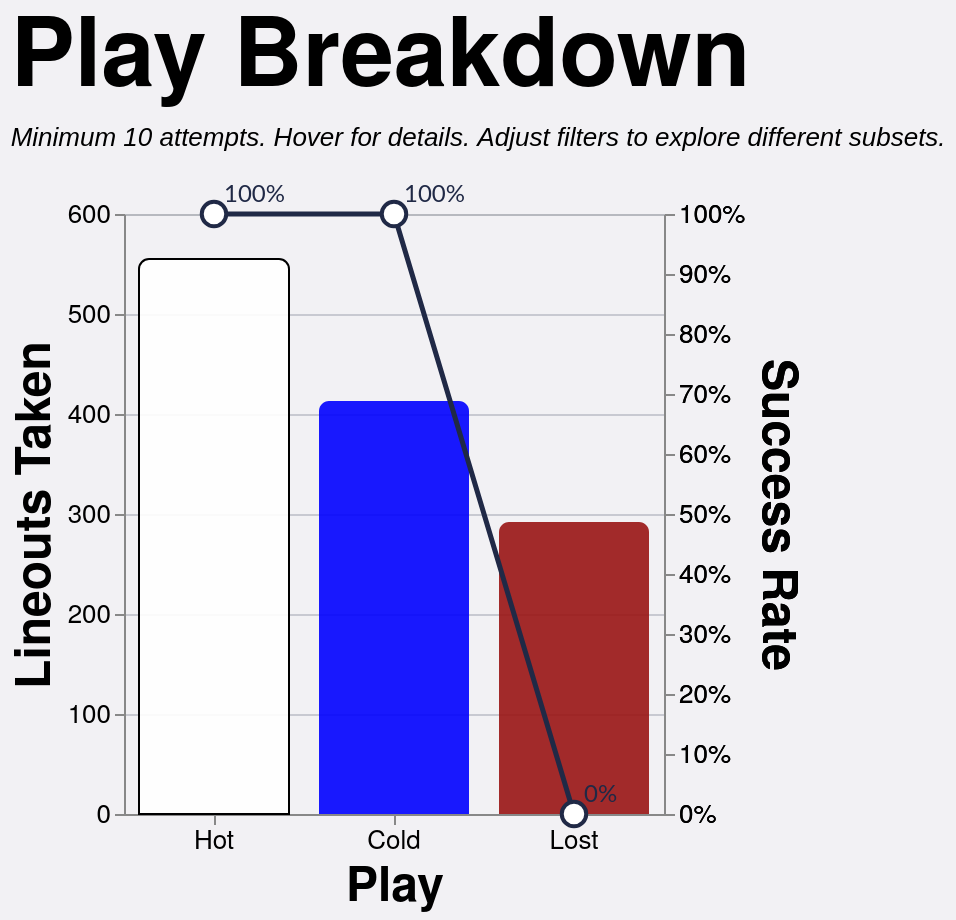

The specification (Vega-Lite) saved for this image:
### Vega-Lite specification from a JSON file in a GitHub repository (floating-point values rounded to 4 significant figures; data arrays with more than 128 entries replaced by an {"elided": "..."} marker saying what was removed)
{"config": {"axis": {"labelFont": "PT Sans Narrow, Helvetica Neue, Helvetica, Arial, sans-serif", "titleFont": "PT Sans Narrow, Helvetica Neue, Helvetica, Arial, sans-serif", "labelFontSize": 13, "titleFontSize": 24, "gridColor": "#202947", "gridOpacity": 0.2, "zindex": 1}, "text": {"font": "Lato, sans-serif"}, "bar": {"cornerRadiusEnd": 5}, "header": {"labelFont": "PT Sans Narrow, Helvetica Neue, Helvetica, Arial, sans-serif", "titleFont": "PT Sans Narrow, Helvetica Neue, Helvetica, Arial, sans-serif", "labelFontSize": 24, "titleFontSize": 28, "labelFontWeight": "bold", "orient": "left"}, "legend": {"labelFont": "PT Sans Narrow, Helvetica Neue, Helvetica, Arial, sans-serif", "titleFont": "PT Sans Narrow, Helvetica Neue, Helvetica, Arial, sans-serif", "labelFontSize": 14, "titleFontSize": 16, "titlePadding": 5, "fillColor": "white", "strokeColor": "black", "padding": 10, "titleFontWeight": "lighter", "titleFontStyle": "italic", "titleColor": "gray", "offset": 10}, "title": {"font": "PT Sans Narrow, Helvetica Neue, Helvetica, Arial, sans-serif", "fontSize": 48, "fontWeight": "bold", "anchor": "start", "align": "center", "titlePadding": 20, "subtitlePadding": 10, "subtitleFontSize": 13, "subtitleColor": "", "subtitleFontStyle": "italic", "offset": 15, "color": "black"}, "axisX": {"labelAngle": 0}, "facet": {"title": null, "header": null, "align": {"row": "each", "column": "each"}}, "resolve": {"scale": {"y": "independent", "facet": "independent"}}, "background": "#f2f1f4", "scale": {"offsetBandPaddingOuter": 0.2, "offsetBandPaddingInner": 0.1}}, "layer": [{"mark": {"type": "bar", "opacity": 0.9, "size": 75}, "encoding": {"color": {"field": "play", "legend": null, "scale": {"domain": ["Hot", "Cold", "Lost"], "range": ["white", "blue", "#991515"]}, "type": "nominal"}, "stroke": {"field": "play", "legend": null, "scale": {"domain": ["Hot", "Cold", "Lost"], "range": ["black", "transparent", "transparent"]}, "type": "nominal"}, "tooltip": [{"field": "play", "title": "Play", "type": "nominal"}, {"field": "attempts", "format": ",.0f", "title": "Attempts", "type": "quantitative"}, {"field": "won", "format": ",.0f", "title": "Won", "type": "quantitative"}, {"field": "success_rate", "format": ".1%", "title": "Success Rate", "type": "quantitative"}], "x": {"axis": {"labelAngle": 0}, "field": "play", "sort": ["Hot", "Cold", "Lost"], "title": "Play", "type": "nominal"}, "y": {"field": "attempts", "title": "Lineouts Taken", "type": "quantitative"}}, "transform": [{"filter": "(loSquad == 'All' || datum.squad == loSquad) && (loSeason == 'All' || datum.season == loSeason) && (loGameType == 'All' || (loGameType == 'League + Cup' && (datum.game_type == 'League' || datum.game_type == 'Cup')) || (loGameType == 'League only' && datum.game_type == 'League') || datum.game_type == loGameType) && (loThrower == 'All' || datum.thrower == loThrower) && (loJumper == 'All' || datum.jumper == loJumper) && (loArea == 'All' || datum.area == loArea) && (loNumbers == 'All' || datum.numbers == loNumbers)"}, {"aggregate": [{"op": "count", "as": "attempts"}, {"op": "sum", "field": "won", "as": "won"}], "groupby": ["play"]}, {"filter": "datum.attempts >= 10"}, {"calculate": "datum.won / datum.attempts", "as": "success_rate"}]}, {"mark": {"type": "line", "point": {"fill": "white", "filled": false, "size": 150, "stroke": "#202946"}, "stroke": "#202946", "strokeWidth": 2.5}, "encoding": {"tooltip": [{"field": "play", "title": "Play", "type": "nominal"}, {"field": "attempts", "format": ",.0f", "title": "Attempts", "type": "quantitative"}, {"field": "won", "format": ",.0f", "title": "Won", "type": "quantitative"}, {"field": "success_rate", "format": ".1%", "title": "Success Rate", "type": "quantitative"}], "x": {"axis": {"labelAngle": 0}, "field": "play", "sort": ["Hot", "Cold", "Lost"], "title": "Play", "type": "nominal"}, "y": {"axis": {"format": "%"}, "field": "success_rate", "scale": {"domain": [0, 1]}, "title": "Success Rate", "type": "quantitative"}}, "transform": [{"filter": "(loSquad == 'All' || datum.squad == loSquad) && (loSeason == 'All' || datum.season == loSeason) && (loGameType == 'All' || (loGameType == 'League + Cup' && (datum.game_type == 'League' || datum.game_type == 'Cup')) || (loGameType == 'League only' && datum.game_type == 'League') || datum.game_type == loGameType) && (loThrower == 'All' || datum.thrower == loThrower) && (loJumper == 'All' || datum.jumper == loJumper) && (loArea == 'All' || datum.area == loArea) && (loNumbers == 'All' || datum.numbers == loNumbers)"}, {"aggregate": [{"op": "count", "as": "attempts"}, {"op": "sum", "field": "won", "as": "won"}], "groupby": ["play"]}, {"filter": "datum.attempts >= 10"}, {"calculate": "datum.won / datum.attempts", "as": "success_rate"}]}, {"mark": {"type": "text", "align": "left", "baseline": "middle", "color": "#202946", "dx": 5, "dy": -10, "fontSize": 12}, "encoding": {"text": {"field": "success_rate", "format": ".0%", "type": "quantitative"}, "x": {"axis": {"labelAngle": 0}, "field": "play", "sort": ["Hot", "Cold", "Lost"], "title": "Play", "type": "nominal"}, "y": {"axis": {"format": "%"}, "field": "success_rate", "scale": {"domain": [0, 1]}, "title": "Success Rate", "type": "quantitative"}}, "transform": [{"filter": "(loSquad == 'All' || datum.squad == loSquad) && (loSeason == 'All' || datum.season == loSeason) && (loGameType == 'All' || (loGameType == 'League + Cup' && (datum.game_type == 'League' || datum.game_type == 'Cup')) || (loGameType == 'League only' && datum.game_type == 'League') || datum.game_type == loGameType) && (loThrower == 'All' || datum.thrower == loThrower) && (loJumper == 'All' || datum.jumper == loJumper) && (loArea == 'All' || datum.area == loArea) && (loNumbers == 'All' || datum.numbers == loNumbers)"}, {"aggregate": [{"op": "count", "as": "attempts"}, {"op": "sum", "field": "won", "as": "won"}], "groupby": ["play"]}, {"filter": "datum.attempts >= 10"}, {"calculate": "datum.won / datum.attempts", "as": "success_rate"}]}], "data": {"name": "data-f7c6b6f226cdd54b9e78e763f6bca2e7"}, "height": 300, "params": [{"name": "loSquad", "value": "All"}, {"name": "loSeason", "value": "All"}, {"name": "loGameType", "value": "All"}, {"name": "loThrower", "value": "All"}, {"name": "loJumper", "value": "All"}, {"name": "loArea", "value": "All"}, {"name": "loNumbers", "value": "All"}], "resolve": {"scale": {"y": "independent"}}, "title": {"text": "Play Breakdown", "subtitle": "Minimum 10 attempts. Hover for details. Adjust filters to explore different subsets."}, "width": {"step": 90}, "$schema": "https://vega.github.io/schema/vega-lite/v5.20.1.json", "datasets": {"data-f7c6b6f226cdd54b9e78e763f6bca2e7": {"elided": "1260 records"}}}
